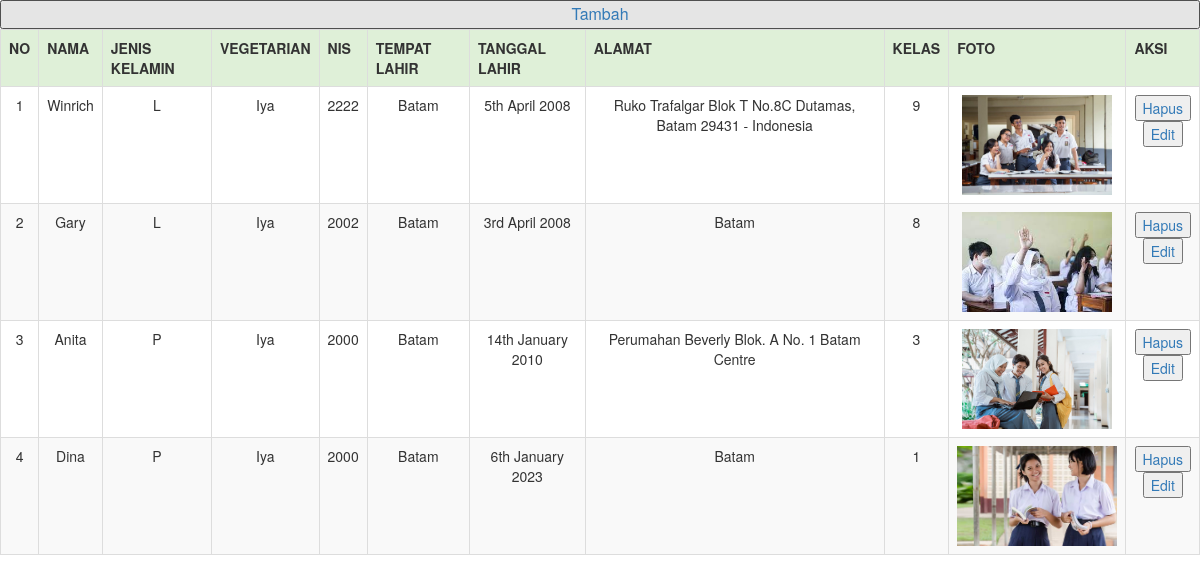
Screenshot of /siswa2.php (signed in) with the database file from the repository.
### tables this page shows
CREATE TABLE `siswa` (
  `id` int(11) NOT NULL,
  `nama` varchar(50) NOT NULL,
  `jenis_kelamin` enum('L','P') NOT NULL,
  `vegetarian` enum('Iya','Tidak') NOT NULL,
  `nis` int(20) NOT NULL,
  `tempat_lahir` varchar(30) NOT NULL,
  `tanggal_lahir` date NOT NULL,
  `alamat` varchar(255) NOT NULL,
  `kelas` varchar(11) NOT NULL,
  `foto` varchar(255) NOT NULL
);

### siswa2.php (the view, shortened to what this page needs)
<!DOCTYPE html>
<html>
<head>
</head>
<link rel="stylesheet" href="bootstrap.min.css">
<body>
<?php
include 'koneksi.php';
$sql = "SELECT * FROM siswa";
$result = $conn->query($sql);
?>
<button style="width: 100%"><a style="font-size: medium" href="http://localhost/sekolah/form_siswa.php">Tambah</a></button><br>
<table class="table table-bordered text-center table-striped table-hover table-responsive">
	<tr class="success">
		<th>NO</th>
		<th>NAMA</th>
		<th>JENIS KELAMIN</th>
		<th>VEGETARIAN</th>
		<th>NIS</th>
		<th>TEMPAT LAHIR</th>
		<th>TANGGAL LAHIR</th>
		<th>ALAMAT</th>
		<th>KELAS</th>
		<th>FOTO</th>
		<th>AKSI</th>
	</tr>
<?php
$no=0;
  while($row = $result->fetch_assoc()) {
   $no++;
?>
	<tr>
		<td><?php echo $no; ?></td>
		<td><?php echo $row["nama"]; ?></td>
		<td><?php echo $row["jenis_kelamin"]; ?></td>
		<td><?php echo $row["vegetarian"]; ?></td>
		<td><?php echo $row["nis"]; ?></td>
		<td><?php echo $row["tempat_lahir"]; ?></td>
		<td><?php echo date('jS F Y', strtotime($row['tanggal_lahir'])); ?></td>
		<td><?php echo $row["alamat"]; ?></td>
		<td><?php echo $row["kelas"]; ?></td>
		<td><img src="foto/<?php echo $row["foto"]; ?>" style="height: 100px ; width: auto"></td>
		<td><button><a href="http://localhost/sekolah/delete_siswa.php?id=<?php echo $row['id']; ?>">Hapus</a></button><br>
		<button><a href="http://localhost/sekolah/edit_form_siswa.php?id=<?php echo $row['id']; ?>">Edit</a></button></td>
	</tr>
	<?php
		}
	?>
</table>
</body>
</html>

### rows the page displays
siswa: nama "Winrich", jenis_kelamin "L", vegetarian "Iya", nis "2222", tempat_lahir "Batam", tanggal_lahir "5th April 2008", alamat "Ruko Trafalgar Blok T No.8C Dutamas, Batam 29431 - Indonesia", kelas "9", foto (picture)
siswa: nama "Gary", jenis_kelamin "L", vegetarian "Iya", nis "2002", tempat_lahir "Batam", tanggal_lahir "3rd April 2008", alamat "Batam", kelas "8", foto (picture)
siswa: nama "Anita", jenis_kelamin "P", vegetarian "Iya", nis "2000", tempat_lahir "Batam", tanggal_lahir "14th January 2010", alamat "Perumahan Beverly Blok. A No. 1 Batam Centre", kelas "3", foto (picture)
siswa: nama "Dina", jenis_kelamin "P", vegetarian "Iya", nis "2000", tempat_lahir "Batam", tanggal_lahir "6th January 2023", alamat "Batam", kelas "1", foto (picture)
